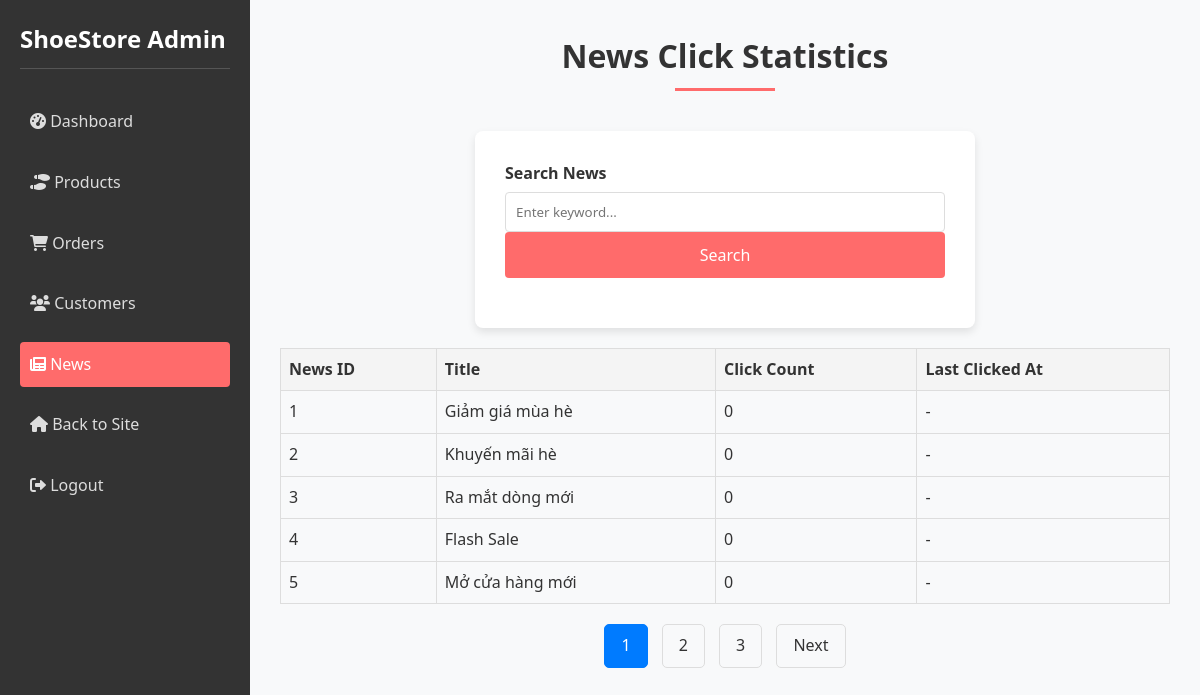
The page /index.php?controller=adminNews&action=stats (signed in) on the database as committed earlier.
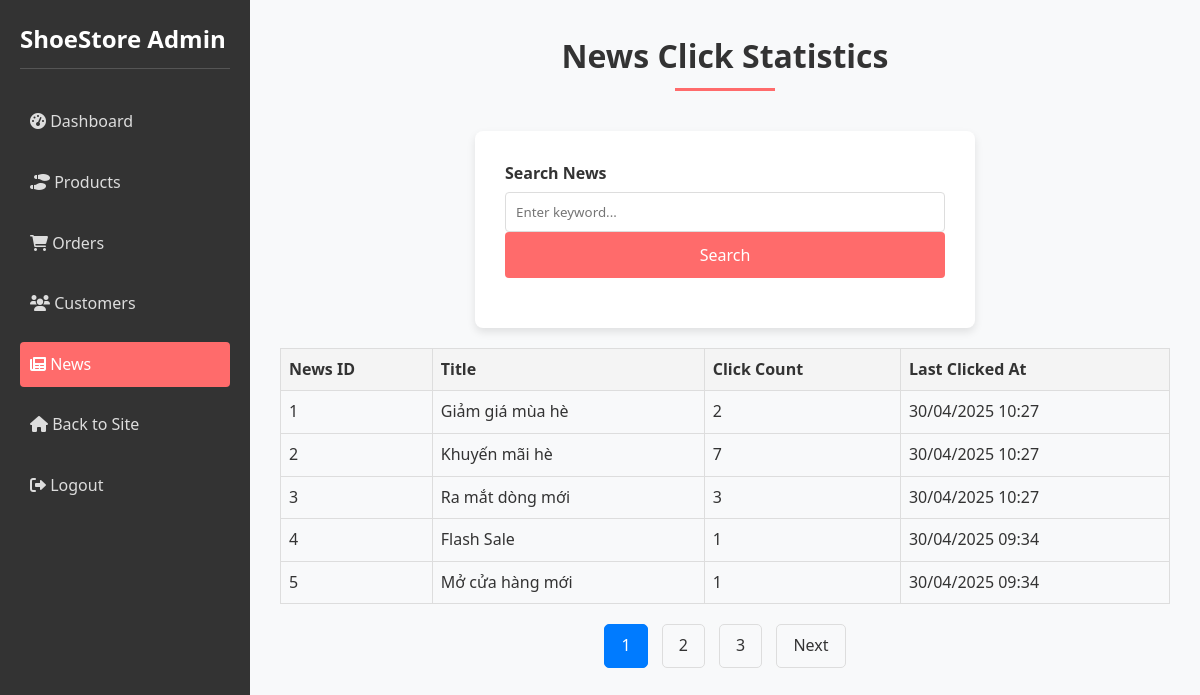
The same page on the database as committed later.
### tables this page shows
CREATE TABLE `news` (
  `NewsID` int(11) NOT NULL,
  `Title` varchar(200) DEFAULT NULL,
  `Description` text DEFAULT NULL,
  `Content` text DEFAULT NULL,
  `AdminID` int(11) DEFAULT NULL,
  `thumbnail` varchar(255) DEFAULT NULL,
  `DateCreated` datetime DEFAULT current_timestamp(),
  `news_type` varchar(50) DEFAULT 'normal',
  `promotion_id` int(11) DEFAULT NULL
);

CREATE TABLE `news_clicks` (
  `click_id` int(11) NOT NULL,
  `news_id` int(11) NOT NULL,
  `click_count` int(11) DEFAULT 0,
  `last_clicked_at` timestamp NOT NULL DEFAULT current_timestamp() ON UPDATE current_timestamp()
);

### controllers/AdminNewsController.php (called while the page is built, shortened)
<?php
require_once 'models/NewsModel.php';
class AdminNewsController {
    private $newsModel;
    public function __construct() {
        $this->newsModel = new NewsModel();
    }
    public function stats() {
        $search = isset($_GET['search']) ? trim($_GET['search']) : '';
        $limit = 5;
        $page = isset($_GET['page']) ? (int)$_GET['page'] : 1;
        $offset = ($page - 1) * $limit;
        $clickStats = $this->newsModel->getClickStats($search, $limit, $offset);
        $totalStats = $this->newsModel->getClickStatsCount($search);
        $totalPages = ceil($totalStats / $limit);
        require_once 'views/admin/components/header.php';
        require_once 'views/admin/pages/news-stats.php';
        require_once 'views/admin/components/admin_footer.php';
    }
}

### index.php (called while the page is built, shortened)
<?php
spl_autoload_register(function ($class_name) {
    $controllerPath = 'controllers/' . $class_name . '.php';
    $modelPath = 'models/' . $class_name . '.php';
});
$action = isset($_GET['action']) ? preg_replace('/[^a-zA-Z0-9]/', '', $_GET['action']) : 'index';
$controllerInstance = new $controllerClass();
$controllerInstance->$action();

### models/Database.php (called while the page is built)
<?php
class Database {
    private $host = 'localhost';
    private $db_name = 'shoes';
    private $username = 'root';
    private $password = '123456789';
    private $pdo;
    public function __construct() {
        try {
            $this->pdo = new PDO(
                "mysql:host=$this->host;dbname=$this->db_name;charset=utf8mb4",
                $this->username,
                $this->password
            );
            $this->pdo->setAttribute(PDO::ATTR_ERRMODE, PDO::ERRMODE_EXCEPTION);
        } catch (PDOException $e) {
            die("Connection failed: " . $e->getMessage());
        }
    }
    public function getConnection() {
        return $this->pdo;
    }
}

### models/NewsModel.php (called while the page is built, shortened)
<?php
class NewsModel {
    private $db;
    public function __construct() {
        $database = new Database();
        $this->db = $database->getConnection();
    }
    public function getClickStats($search = '', $limit = 10, $offset = 0) {
        $query = "SELECT n.NewsID, n.Title, nc.click_count, nc.last_clicked_at
                  FROM news n
                  LEFT JOIN news_clicks nc ON n.NewsID = nc.news_id";
        $query .= " LIMIT :limit OFFSET :offset";
        $stmt = $this->db->prepare($query);
        $stmt->bindValue(':limit', (int)$limit, PDO::PARAM_INT);
        $stmt->bindValue(':offset', (int)$offset, PDO::PARAM_INT);
        $stmt->execute();
        return $stmt->fetchAll(PDO::FETCH_ASSOC);
    }
    public function getClickStatsCount($search = '') {
        $query = "SELECT COUNT(*) FROM news n";
        $stmt = $this->db->prepare($query);
        $stmt->execute();
        return $stmt->fetchColumn();
    }
}

### views/admin/pages/news-stats.php (the view, shortened to what this page needs)
<div class="section-title">
    <h2>News Click Statistics</h2>
</div>
<form method="get" action="" class="form-container">
    <div class="form-group">
        <label for="search">Search News</label>
        <input type="text" id="search" name="search" value="<?php echo htmlspecialchars($search); ?>" placeholder="Enter keyword...">
        <button type="submit" class="form-btn">Search</button>
    </div>
</form>
<div class="news-stats">
    <table>
        <thead>
            <tr>
                <th>News ID</th>
                <th>Title</th>
                <th>Click Count</th>
                <th>Last Clicked At</th>
            </tr>
        </thead>
        <tbody>
            <?php foreach ($clickStats as $stat): ?>
                <tr>
                    <td><?php echo $stat['NewsID']; ?></td>
                    <td><?php echo htmlspecialchars($stat['Title']); ?></td>
                    <td><?php echo $stat['click_count'] ?? 0; ?></td>
                    <td><?php echo $stat['last_clicked_at'] ? date('d/m/Y H:i', strtotime($stat['last_clicked_at'])) : '-'; ?></td>
                </tr>
            <?php endforeach; ?>
        </tbody>
    </table>
</div>
<div class="pagination">
    <?php if ($totalPages > 1): ?>
        <?php for ($i = 1; $i <= $totalPages; $i++): ?>
            <a href="/shoesWebsite/index.php?controller=adminNews&action=stats&search=<?php echo urlencode($search); ?>&page=<?php echo $i; ?>" <?php echo $i === $page ? 'class="active"' : ''; ?>><?php echo $i; ?></a>
        <?php endfor; ?>
        <?php if ($page < $totalPages): ?>
            <a href="/shoesWebsite/index.php?controller=adminNews&action=stats&search=<?php echo urlencode($search); ?>&page=<?php echo $page + 1; ?>">Next</a>
        <?php endif; ?>
    <?php endif; ?>
</div>
<?php require_once 'views/admin/components/admin_footer.php'; ?>

Rows that differ between the two databases and show on the page:
no longer on this page (row edited): news: NewsID "1", Title "Giảm giá mùa hè", click_count "0"
no longer on this page (row edited): news: NewsID "2", Title "Khuyến mãi hè", click_count "0"
no longer on this page (row edited): news: NewsID "3", Title "Ra mắt dòng mới", click_count "0"
no longer on this page (row unchanged): news: NewsID "4", Title "Flash Sale", click_count "0"
no longer on this page (row unchanged): news: NewsID "5", Title "Mở cửa hàng mới", click_count "0"
added news_clicks: news.NewsID "1", news.Title "Giảm giá mùa hè", click_count "2", last_clicked_at "30/04/2025 10:27"
added news_clicks: news.NewsID "2", news.Title "Khuyến mãi hè", click_count "7", last_clicked_at "30/04/2025 10:27"
added news_clicks: news.NewsID "3", news.Title "Ra mắt dòng mới", click_count "3", last_clicked_at "30/04/2025 10:27"
added news_clicks: news.NewsID "4", news.Title "Flash Sale", click_count "1", last_clicked_at "30/04/2025 09:34"
added news_clicks: news.NewsID "5", news.Title "Mở cửa hàng mới", click_count "1", last_clicked_at "30/04/2025 09:34"
